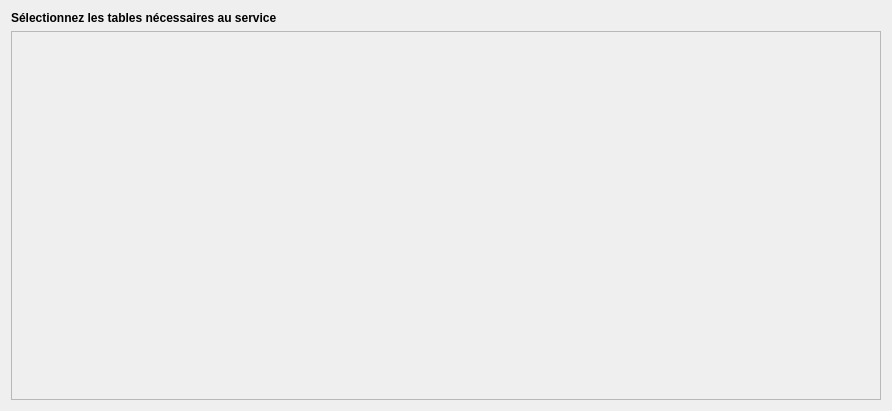
<?xml version="1.0" encoding="UTF-8"?>
<ui version="4.0">
 <class>wzp_publication_form</class>
 <widget class="QWizardPage" name="wzp_publication_form">
  <property name="geometry">
   <rect>
    <x>0</x>
    <y>0</y>
    <width>892</width>
    <height>411</height>
   </rect>
  </property>
  <property name="windowTitle">
   <string>Publication Form</string>
  </property>
  <property name="locale">
   <locale language="English" country="UnitedStates"/>
  </property>
  <layout class="QGridLayout" name="gridLayout">
   <item row="4" column="0" colspan="2">
    <widget class="QScrollArea" name="scrollArea">
     <property name="widgetResizable">
      <bool>true</bool>
     </property>
     <widget class="QWidget" name="scrollAreaWidgetContents">
      <property name="geometry">
       <rect>
        <x>0</x>
        <y>0</y>
        <width>872</width>
        <height>368</height>
       </rect>
      </property>
      <layout class="QGridLayout" name="gridLayout_2">
       <item row="0" column="0">
        <layout class="QVBoxLayout" name="lyt_table_relation"/>
       </item>
       <item row="1" column="0">
        <spacer name="verticalSpacer">
         <property name="orientation">
          <enum>Qt::Vertical</enum>
         </property>
         <property name="sizeHint" stdset="0">
          <size>
           <width>20</width>
           <height>40</height>
          </size>
         </property>
        </spacer>
       </item>
      </layout>
     </widget>
    </widget>
   </item>
   <item row="3" column="0" colspan="2">
    <widget class="QLabel" name="label_2">
     <property name="font">
      <font>
       <weight>75</weight>
       <bold>true</bold>
      </font>
     </property>
     <property name="text">
      <string>Sélectionnez les tables nécessaires au service</string>
     </property>
    </widget>
   </item>
  </layout>
 </widget>
 <resources/>
 <connections/>
</ui>
